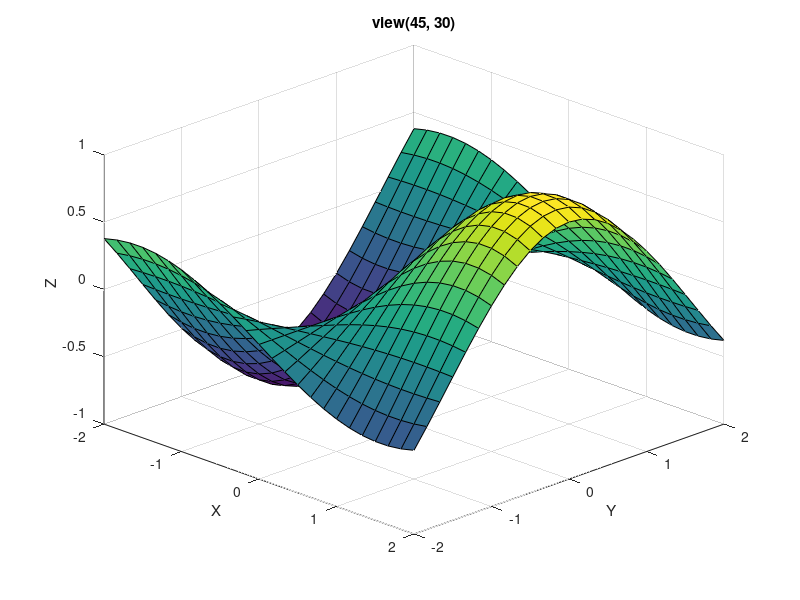

Reproduce this figure in MATLAB.
% view — Change the camera angle
% view(2)         — top-down (az=0, el=90), looks like a 2-D heatmap
% view(3)         — default 3-D (-37.5°, 30°)
% view(az, el)    — explicit azimuth + elevation in degrees
%
% The figure built below is identical; the comment lines show what
% each call would do. Change which view() is uncommented to compare.


clear
close all

n = 25;
x = linspace(-2, 2, n);
y = linspace(-2, 2, n);
Z = zeros(n, n);
for i = 1:n
    for j = 1:n
        Z(i, j) = sin(x(j)) * cos(y(i));
    end
end

figure
surf(x, y, Z)
title('view(45, 30)')
xlabel('X')
ylabel('Y')
zlabel('Z')
grid on

% Pick a camera angle:
view(45, 30)
% view(2)            % top-down
% view(3)            % default 3-D
% view(0, 0)         % looking straight along +Y
% view(90, 0)        % looking straight along -X
